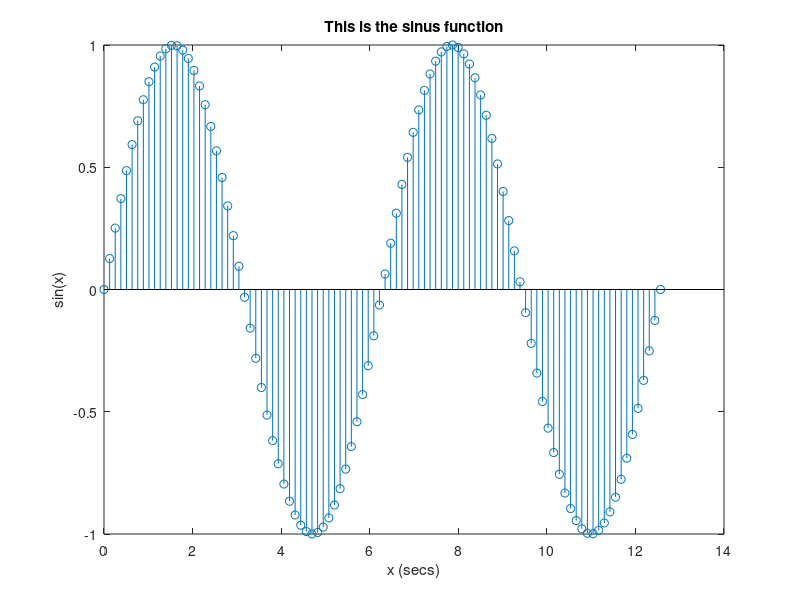

This chart was generated by the following MATLAB code:
x=linspace(0,4*pi,100);
y=sin(x);
y1=exp(-x/3);
y2=y.*y1;
plot(y2)
plot(x,y2)
stem(y)
stem(x,y)
title('This is the sinus function')
xlabel('x (secs)')
ylabel('sin(x)')